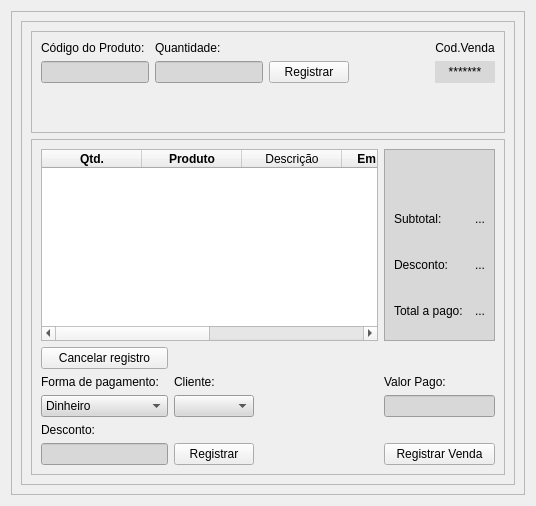
            <widget class="QWidget" name="tab_6">
             <attribute name="title">
              <string>Registrar venda</string>
             </attribute>
             <layout class="QHBoxLayout" name="horizontalLayout_8">
              <item>
               <widget class="QFrame" name="frame_20">
                <property name="frameShape">
                 <enum>QFrame::StyledPanel</enum>
                </property>
                <property name="frameShadow">
                 <enum>QFrame::Raised</enum>
                </property>
                <layout class="QVBoxLayout" name="verticalLayout_16">
                 <item>
                  <widget class="QFrame" name="frame_22">
                   <property name="frameShape">
                    <enum>QFrame::StyledPanel</enum>
                   </property>
                   <property name="frameShadow">
                    <enum>QFrame::Raised</enum>
                   </property>
                   <layout class="QVBoxLayout" name="verticalLayout_17">
                    <item>
                     <widget class="QFrame" name="frame_21">
                      <property name="frameShape">
                       <enum>QFrame::StyledPanel</enum>
                      </property>
                      <property name="frameShadow">
                       <enum>QFrame::Raised</enum>
                      </property>
                      <layout class="QGridLayout" name="gridLayout_7">
                       <item row="5" column="0">
                        <widget class="QLineEdit" name="lineEdit_6">
                         <property name="styleSheet">
                          <string notr="true">background-color: rgb(216, 216, 216);</string>
                         </property>
                        </widget>
                       </item>
                       <item row="4" column="0">
                        <widget class="QLabel" name="label_17">
                         <property name="text">
                          <string>Código do Produto:</string>
                         </property>
                        </widget>
                       </item>
                       <item row="5" column="4">
                        <spacer name="horizontalSpacer_5">
                         <property name="orientation">
                          <enum>Qt::Horizontal</enum>
                         </property>
                         <property name="sizeHint" stdset="0">
                          <size>
                           <width>40</width>
                           <height>20</height>
                          </size>
                         </property>
                        </spacer>
                       </item>
                       <item row="5" column="3">
                        <spacer name="horizontalSpacer_6">
                         <property name="orientation">
                          <enum>Qt::Horizontal</enum>
                         </property>
                         <property name="sizeHint" stdset="0">
                          <size>
                           <width>40</width>
                           <height>20</height>
                          </size>
                         </property>
                        </spacer>
                       </item>
                       <item row="4" column="1">
                        <widget class="QLabel" name="label_29">
                         <property name="text">
                          <string>Quantidade:</string>
                         </property>
                        </widget>
                       </item>
                       <item row="5" column="1">
                        <widget class="QLineEdit" name="lineEdit_9">
                         <property name="styleSheet">
                          <string notr="true">background-color: rgb(216, 216, 216);</string>
                         </property>
                        </widget>
                       </item>
                       <item row="6" column="0">
                        <spacer name="verticalSpacer_9">
                         <property name="orientation">
                          <enum>Qt::Vertical</enum>
                         </property>
                         <property name="sizeType">
                          <enum>QSizePolicy::Maximum</enum>
                         </property>
                         <property name="sizeHint" stdset="0">
                          <size>
                           <width>20</width>
                           <height>40</height>
                          </size>
                         </property>
                        </spacer>
                       </item>
                       <item row="5" column="2">
                        <widget class="QPushButton" name="pushButton_3">
                         <property name="text">
                          <string>Registrar</string>
                         </property>
                        </widget>
                       </item>
                       <item row="4" column="5">
                        <widget class="QLabel" name="label_54">
                         <property name="text">
                          <string>Cod.Venda</string>
                         </property>
                         <property name="alignment">
                          <set>Qt::AlignCenter</set>
                         </property>
                        </widget>
                       </item>
                       <item row="5" column="5">
                        <widget class="QLabel" name="label_53">
                         <property name="styleSheet">
                          <string notr="true">background-color: rgb(216, 216, 216);</string>
                         </property>
                         <property name="text">
                          <string>*******</string>
                         </property>
                         <property name="alignment">
                          <set>Qt::AlignCenter</set>
                         </property>
                         <property name="textInteractionFlags">
                          <set>Qt::LinksAccessibleByMouse|Qt::TextSelectableByMouse</set>
                         </property>
                        </widget>
                       </item>
                      </layout>
                     </widget>
                    </item>
                    <item>
                     <widget class="QFrame" name="frame_23">
                      <property name="frameShape">
                       <enum>QFrame::StyledPanel</enum>
                      </property>
                      <property name="frameShadow">
                       <enum>QFrame::Raised</enum>
                      </property>
                      <layout class="QGridLayout" name="gridLayout_8">
                       <item row="8" column="4">
                        <widget class="QPushButton" name="pushButton_4">
                         <property name="text">
                          <string>Registrar Venda</string>
                         </property>
                        </widget>
                       </item>
                       <item row="6" column="4">
                        <widget class="QLineEdit" name="lineEdit_11">
                         <property name="styleSheet">
                          <string notr="true">background-color: rgb(216, 216, 216);</string>
                         </property>
                        </widget>
                       </item>
                       <item row="5" column="4">
                        <widget class="QLabel" name="label_30">
                         <property name="text">
                          <string>Valor Pago:</string>
                         </property>
                        </widget>
                       </item>
                       <item row="0" column="4">
                        <widget class="QFrame" name="frame_24">
                         <property name="sizePolicy">
                          <sizepolicy hsizetype="MinimumExpanding" vsizetype="Preferred">
                           <horstretch>0</horstretch>
                           <verstretch>0</verstretch>
                          </sizepolicy>
                         </property>
                         <property name="styleSheet">
                          <string notr="true">background-color: rgb(216, 216, 216);</string>
                         </property>
                         <property name="frameShape">
                          <enum>QFrame::StyledPanel</enum>
                         </property>
                         <property name="frameShadow">
                          <enum>QFrame::Raised</enum>
                         </property>
                         <layout class="QGridLayout" name="gridLayout_9">
                          <item row="1" column="0">
                           <widget class="QLabel" name="label_18">
                            <property name="text">
                             <string>Subtotal:</string>
                            </property>
                           </widget>
                          </item>
                          <item row="4" column="0">
                           <widget class="QLabel" name="label_23">
                            <property name="text">
                             <string>Total a pago:</string>
                            </property>
                           </widget>
                          </item>
                          <item row="4" column="1">
                           <widget class="QLabel" name="label_28">
                            <property name="text">
                             <string>...</string>
                            </property>
                            <property name="alignment">
                             <set>Qt::AlignRight|Qt::AlignTrailing|Qt::AlignVCenter</set>
                            </property>
                           </widget>
                          </item>
                          <item row="1" column="1">
                           <widget class="QLabel" name="label_24">
                            <property name="text">
                             <string>...</string>
                            </property>
                            <property name="alignment">
                             <set>Qt::AlignRight|Qt::AlignTrailing|Qt::AlignVCenter</set>
                            </property>
                           </widget>
                          </item>
                          <item row="2" column="1">
                           <widget class="QLabel" name="label_25">
                            <property name="text">
                             <string>...</string>
                            </property>
                            <property name="alignment">
                             <set>Qt::AlignRight|Qt::AlignTrailing|Qt::AlignVCenter</set>
                            </property>
                           </widget>
                          </item>
                          <item row="2" column="0">
                           <widget class="QLabel" name="label_20">
                            <property name="text">
                             <string>Desconto:</string>
                            </property>
                           </widget>
                          </item>
                          <item row="0" column="0">
                           <spacer name="verticalSpacer_8">
                            <property name="orientation">
                             <enum>Qt::Vertical</enum>
                            </property>
                            <property name="sizeType">
                             <enum>QSizePolicy::Minimum</enum>
                            </property>
                            <property name="sizeHint" stdset="0">
                             <size>
                              <width>20</width>
                              <height>40</height>
                             </size>
                            </property>
                           </spacer>
                          </item>
                         </layout>
                        </widget>
                       </item>
                       <item row="8" column="3">
                        <spacer name="horizontalSpacer_7">
                         <property name="orientation">
                          <enum>Qt::Horizontal</enum>
                         </property>
                         <property name="sizeHint" stdset="0">
                          <size>
                           <width>40</width>
                           <height>20</height>
                          </size>
                         </property>
                        </spacer>
                       </item>
                       <item row="1" column="0">
                        <widget class="QPushButton" name="pushButton_5">
                         <property name="text">
                          <string>Cancelar registro</string>
                         </property>
                        </widget>
                       </item>
                       <item row="0" column="0" colspan="4">
                        <widget class="QTableWidget" name="tableWidget">
                         <property name="styleSheet">
                          <string notr="true">font: 63 8pt &quot;Bahnschrift SemiBold&quot;;</string>
                         </property>
                         <column>
                          <property name="text">
                           <string>Qtd.</string>
                          </property>
                          <property name="toolTip">
                           <string/>
                          </property>
                          <property name="font">
                           <font>
                            <weight>75</weight>
                            <bold>true</bold>
                            <underline>false</underline>
                            <stylestrategy>PreferDefault</stylestrategy>
                           </font>
                          </property>
                         </column>
                         <column>
                          <property name="text">
                           <string>Produto</string>
                          </property>
                          <property name="font">
                           <font>
                            <weight>75</weight>
                            <bold>true</bold>
                           </font>
                          </property>
                         </column>
                         <column>
                          <property name="text">
                           <string>Descrição</string>
                          </property>
                         </column>
                         <column>
                          <property name="text">
                           <string>Em Estoque</string>
                          </property>
                          <property name="font">
                           <font>
                            <weight>75</weight>
                            <bold>true</bold>
                           </font>
                          </property>
                         </column>
                         <column>
                          <property name="text">
                           <string>Valor Unítario</string>
                          </property>
                          <property name="font">
                           <font>
                            <weight>75</weight>
                            <bold>true</bold>
                           </font>
                          </property>
                         </column>
                         <column>
                          <property name="text">
                           <string>Valor Total</string>
                          </property>
                          <property name="font">
                           <font>
                            <weight>75</weight>
                            <bold>true</bold>
                           </font>
                          </property>
                         </column>
                        </widget>
                       </item>
                       <item row="5" column="1">
                        <widget class="QLabel" name="label_32">
                         <property name="text">
                          <string>Cliente:</string>
                         </property>
                        </widget>
                       </item>
                       <item row="5" column="0">
                        <widget class="QLabel" name="label_16">
                         <property name="text">
                          <string>Forma de pagamento:</string>
                         </property>
                        </widget>
                       </item>
                       <item row="8" column="0">
                        <widget class="QLineEdit" name="lineEdit_12">
                         <property name="styleSheet">
                          <string notr="true">background-color: rgb(216, 216, 216);</string>
                         </property>
                        </widget>
                       </item>
                       <item row="8" column="1">
                        <widget class="QPushButton" name="pushButton_6">
                         <property name="text">
                          <string>Registrar</string>
                         </property>
                        </widget>
                       </item>
                       <item row="7" column="0">
                        <widget class="QLabel" name="label_31">
                         <property name="text">
                          <string>Desconto:</string>
                         </property>
                        </widget>
                       </item>
                       <item row="6" column="1">
                        <widget class="QComboBox" name="comboBox_3">
                         <property name="styleSheet">
                          <string notr="true">background-color: rgb(216, 216, 216);</string>
                         </property>
                        </widget>
                       </item>
                       <item row="6" column="0">
                        <widget class="QComboBox" name="comboBox_2">
                         <property name="styleSheet">
                          <string notr="true">background-color: rgb(216, 216, 216);</string>
                         </property>
                         <item>
                          <property name="text">
                           <string>Dinheiro</string>
                          </property>
                         </item>
                         <item>
                          <property name="text">
                           <string>Pix</string>
                          </property>
                         </item>
                         <item>
                          <property name="text">
                           <string>Cartão de Debito</string>
                          </property>
                         </item>
                         <item>
                          <property name="text">
                           <string>Cartão de Crédito</string>
                          </property>
                         </item>
                        </widget>
                       </item>
                      </layout>
                     </widget>
                    </item>
                   </layout>
                  </widget>
                 </item>
                </layout>
               </widget>
              </item>
             </layout>
            </widget>
